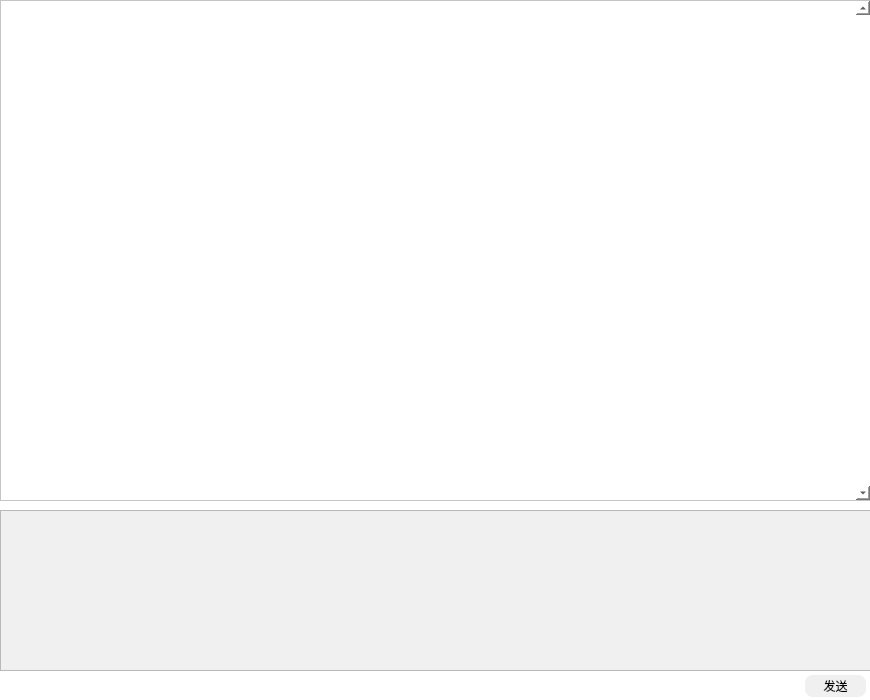
<?xml version="1.0" encoding="UTF-8"?>
<ui version="4.0">
 <class>uicomchatpage</class>
 <widget class="QWidget" name="uicomchatpage">
  <property name="geometry">
   <rect>
    <x>0</x>
    <y>0</y>
    <width>870</width>
    <height>700</height>
   </rect>
  </property>
  <property name="windowTitle">
   <string>Form</string>
  </property>
  <property name="styleSheet">
   <string notr="true">background-color: rgb(255, 255, 255);</string>
  </property>
  <widget class="QTextEdit" name="sendMsgBlock">
   <property name="geometry">
    <rect>
     <x>0</x>
     <y>510</y>
     <width>871</width>
     <height>161</height>
    </rect>
   </property>
   <property name="focusPolicy">
    <enum>Qt::StrongFocus</enum>
   </property>
   <property name="styleSheet">
    <string notr="true">background-color: rgb(240, 240, 240);
font: 16pt &quot;Microsoft YaHei UI&quot;;</string>
   </property>
   <property name="horizontalScrollBarPolicy">
    <enum>Qt::ScrollBarAlwaysOff</enum>
   </property>
   <property name="acceptRichText">
    <bool>false</bool>
   </property>
  </widget>
  <widget class="QScrollArea" name="recvMsgBlock">
   <property name="geometry">
    <rect>
     <x>0</x>
     <y>0</y>
     <width>871</width>
     <height>501</height>
    </rect>
   </property>
   <property name="focusPolicy">
    <enum>Qt::StrongFocus</enum>
   </property>
   <property name="styleSheet">
    <string notr="true"/>
   </property>
   <property name="verticalScrollBarPolicy">
    <enum>Qt::ScrollBarAlwaysOn</enum>
   </property>
   <property name="horizontalScrollBarPolicy">
    <enum>Qt::ScrollBarAlwaysOff</enum>
   </property>
   <property name="widgetResizable">
    <bool>true</bool>
   </property>
   <widget class="QWidget" name="recvMsgBlockContent">
    <property name="geometry">
     <rect>
      <x>0</x>
      <y>0</y>
      <width>852</width>
      <height>499</height>
     </rect>
    </property>
   </widget>
  </widget>
  <widget class="QToolButton" name="sendMsgButton">
   <property name="geometry">
    <rect>
     <x>805</x>
     <y>675</y>
     <width>61</width>
     <height>22</height>
    </rect>
   </property>
   <property name="styleSheet">
    <string notr="true">background-color: rgb(240, 240, 240);
border-radius : 8px;</string>
   </property>
   <property name="text">
    <string>发送</string>
   </property>
  </widget>
 </widget>
 <resources/>
 <connections/>
</ui>
